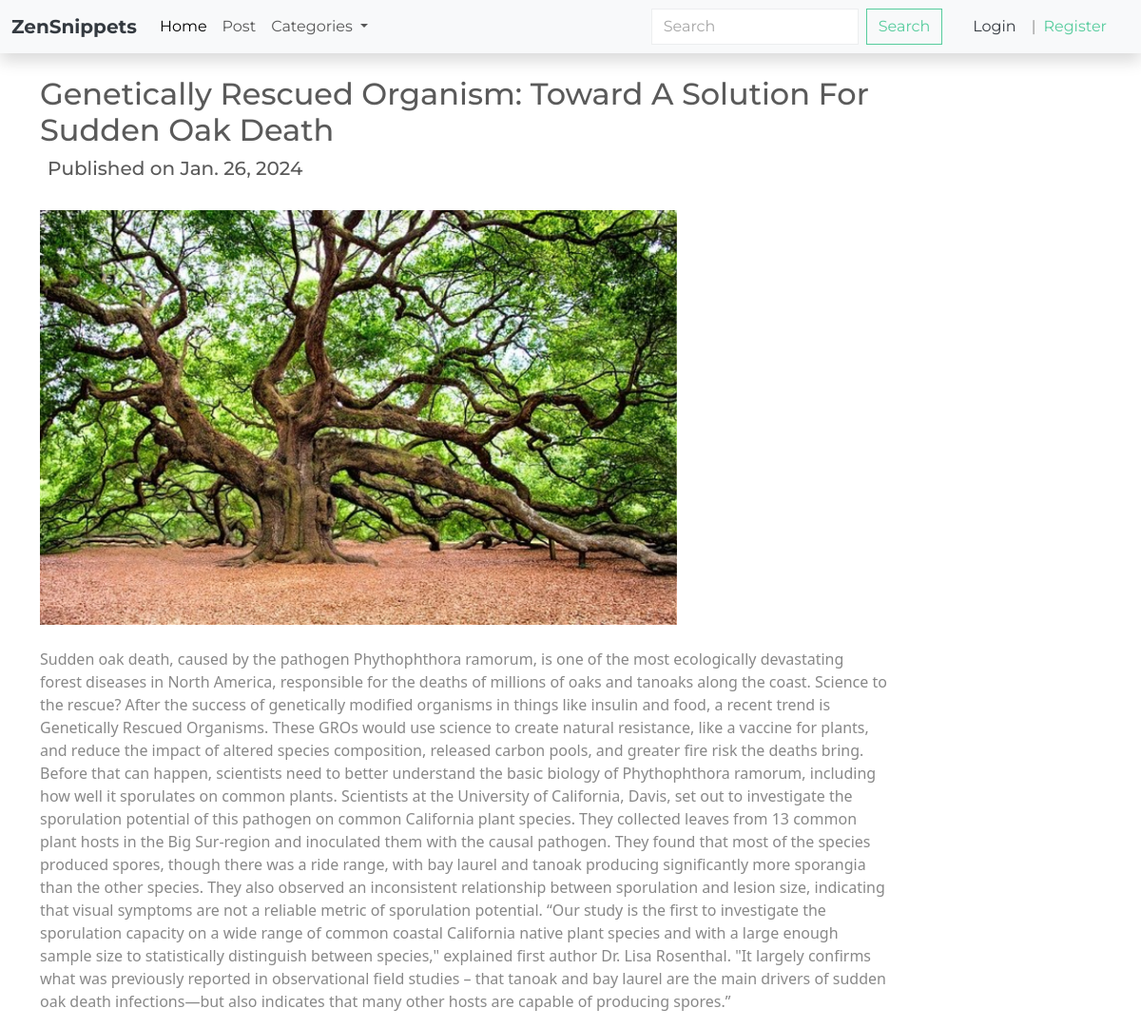
The app's page /article/1/ with its own data.
### article/models.py (models this page shows, shortened)
class Article(models.Model):
    category = models.ForeignKey(Category, on_delete = models.CASCADE, default = 1 )
    title = models.CharField(max_length=100)
    content = models.TextField(max_length = 2000)
    img = models.ImageField(upload_to='article_images/', default= 'default_img.jpg')
    pub_date = models.DateField(auto_now= True)

### article/views.py (the view)
# urls.py: path('article/<int:pk>/', single_article, name='single_article'),
def single_article(request, pk):
    article = Article.objects.get(pk=pk)
    context = {
        "article": article,
    }
    return render(request, 'article/article.html', context)

### article/models.py (called while the page is built)
    def __str__(self):
        return self.name

### article/views.py (called while the page is built)
def categories(request):
    categories = Category.objects.all()
    return {
        'categories': categories,
    }

### article/templates/article/article.html
{% extends "base.html" %}
{% block content %}
<div class="container">
    <h2 class='mt-4' style="width:80%;">{{article.title}}</h2>
    <h5 class='m-2'>Published on {{ article.pub_date }}</h5>
    <img class="my-4" style="width:60%" src="{{article.img.url}}" alt="">
    <p style="width:80%;" >{{ article.content }}</p>
</div>
{% endblock content %}

### records on screen
Article: title "Genetically Rescued Organism: Toward A Solution For Sudden Oak Death", pub_date "Jan. 26, 2024", img (picture), content "Sudden oak death, caused by the pathogen Phythophthora ramorum, is one of the most ecologically devastating forest diseases in North America, responsible for the deaths of millions of oaks and tanoaks along the coast. Science to the rescue? After the success of genetically modified organisms in things like insulin and food, a recent trend is Genetically Rescued Organisms. These GROs would use science to create natural resistance, like a vaccine for plants, and reduce the impact of altered species composition, released carbon pools, and greater fire risk the deaths bring. Before that can happen, scientists need to better understand the basic biology of Phythophthora ramorum, including how…"
